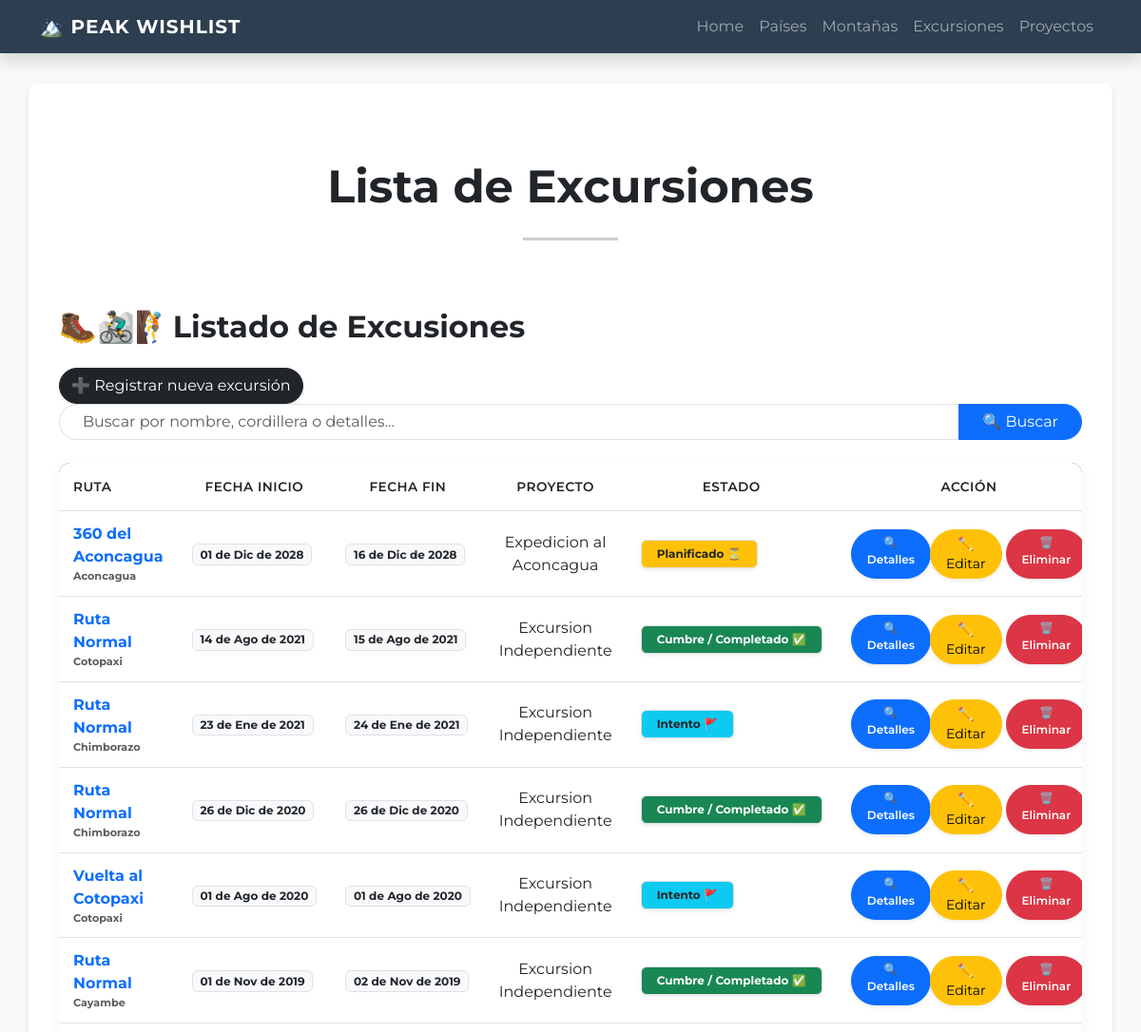
The page /excursiones/ (upper part) on the database as committed earlier.
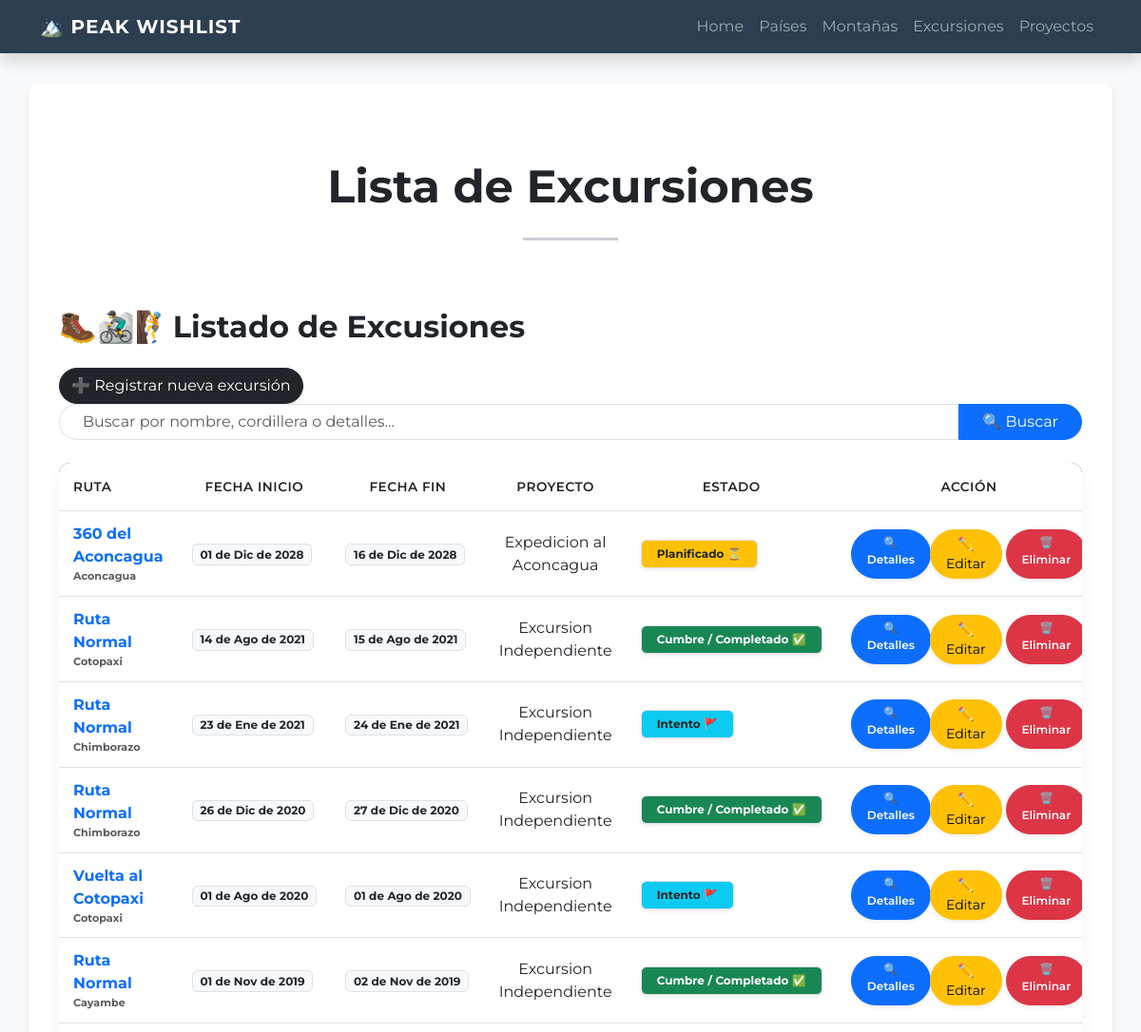
The same page on the database as committed later.
### peak_wishlist/models.py (models this page shows, shortened)
class Excursion(models.Model):
    class Modalidad(models.TextChoices):
        GUIADO = 'Guiado'
        AUTOGUIADO = 'Autoguiado'
    class Estado(models.TextChoices):
        PLANIFICADO = 'Planificado'
        CUMBRE_COMPLETADO = 'Cumbre/Completado'
        INTENTO = 'Intento'
        CANCELADO = 'Cancelado'
    fecha_hora_inicio = models.DateTimeField(blank=False, null=False)
    fecha_hora_fin = models.DateTimeField(blank=False, null=False)
    equipo_utilizado = models.TextField(max_length=250, null=False, blank=False)
    companeros = models.TextField(max_length=250, null=False, blank=False)
    condiciones = models.TextField(max_length=250, null=False, blank=False)
    observaciones = models.TextField(max_length=250, null=False, blank=False)
    costo_total = MoneyField(max_digits=10, decimal_places=2, null=True, blank=True)
    modalidad = models.CharField(choices=Modalidad.choices, max_length=15, null=False, blank=True)
    estado = models.CharField(choices=Estado.choices, max_length=20, null=False, blank=True)
    ruta = models.ForeignKey(Ruta, on_delete=models.PROTECT, null=False, blank=False, related_name='salidas')
    proyecto = models.ForeignKey(Proyecto, on_delete=models.CASCADE, null=True, blank=True, related_name='actividades')
    class Meta:
        verbose_name="Excursion"
        verbose_name_plural="Excursiones"

class Ruta(models.Model):
    class DificultadEscalada(models.TextChoices):
        R_56_4C_TRAD = "5.6 - 4c - Trad", "5.6 - 4c - Trad"
        R_56_4C_SPORT = "5.6 - 4c - Sport", "5.6 - 4c - Sport"
        R_57_5A_TRAD = "5.7 - 5a - Trad", "5.7 - 5a - Trad"
        R_57_5A_SPORT = "5.7 - 5a - Sport", "5.7 - 5a - Sport"
        R_58_5B_TRAD = "5.8 - 5b - Trad", "5.8 - 5b - Trad"
        R_58_5B_SPORT = "5.8 - 5b - Sport", "5.8 - 5b - Sport"
        R_59_5C_TRAD = "5.9 - 5c - Trad", "5.9 - 5c - Trad"
        R_59_5C_SPORT = "5.9 - 5c - Sport", "5.9 - 5c - Sport"
        R_510A_6A_TRAD = "5.10a - 6a - Trad", "5.10a - 6a - Trad"
        R_510A_6A_SPORT = "5.10a - 6a - Sport", "5.10a - 6a - Sport"
        R_510B_6A1_TRAD = "5.10b - 6a+ - Trad", "5.10b - 6a+ - Trad"
        R_510B_6A1_SPORT = "5.10b - 6a+ - Sport", "5.10b - 6a+ - Sport"
        R_510C_6B_TRAD = "5.10c - 6b - Trad", "5.10c - 6b - Trad"
        R_510C_6B_SPORT = "5.10c - 6b - Sport", "5.10c - 6b - Sport"
        R_510D_6B1_TRAD = "5.10d - 6b+ - Trad", "5.10d - 6b+ - Trad"
        R_510D_6B1_SPORT = "5.10d - 6b+ - Sport", "5.10d - 6b+ - Sport"
        R_511A_6C_TRAD = "5.11a - 6c - Trad", "5.11a - 6c - Trad"
        R_511A_6C_SPORT = "5.11a - 6c - Sport", "5.11a - 6c - Sport"
        R_511B_6C1_TRAD = "5.11b - 6c+ - Trad", "5.11b - 6c+ - Trad"
        R_511B_6C1_SPORT = "5.11b - 6c+ - Sport", "5.11b - 6c+ - Sport"
        R_511C_7A_TRAD = "5.11c - 7a - Trad", "5.11c - 7a - Trad"
        R_511C_7A_SPORT = "5.11c - 7a - Sport", "5.11c - 7a - Sport"
        R_511D_7A1_TRAD = "5.11d - 7a+ - Trad", "5.11d - 7a+ - Trad"
        R_511D_7A1_SPORT = "5.11d - 7a+ - Sport", "5.11d - 7a+ - Sport"
        R_512A_7B_TRAD = "5.12a - 7b - Trad", "5.12a - 7b - Trad"
        R_512A_7B_SPORT = "5.12a - 7b - Sport", "5.12a - 7b - Sport"
        R_512B_7B1_TRAD = "5.12b - 7b+ - Trad", "5.12b - 7b+ - Trad"
        R_513A_8A_SPORT = "5.13a - 8a - Sport", "5.13a - 8a - Sport"
        R_514A_8C_SPORT = "5.14a - 8c - Sport", "5.14a - 8c - Sport"
        R_515A_9B_SPORT = "5.15a - 9b - Sport", "5.15a - 9b - Sport"
    class DificultadAltaMontana(models.TextChoices):
        F = "F, I/II, 30°", "F, I/II, 30°"
        PD_MINUS = "PD-, II, 35°", "PD-, II, 35°"
        PD = "PD, II+, 40°", "PD, II+, 40°"
        PD_PLUS = "PD+, III, 45°", "PD+, III, 45°"
        AD_MINUS = "AD-, III+, 45°", "AD-, III+, 45°"
        AD = "AD, IV, 50°", "AD, IV, 50°"
        AD_PLUS = "AD+, IV+, 55°", "AD+, IV+, 55°"
        D_MINUS = "D-, V-, 60°", "D-, V-, 60°"
        D = "D, V, 65°", "D, V, 65°"
        D_PLUS = "D+, V+, 70°", "D+, V+, 70°"
        TD_MINUS = "TD-, VI-, 75°", "TD-, VI-, 75°"
        TD = "TD, VI, 80°", "TD, VI, 80°"
        TD_PLUS = "TD+, VI+, 85°", "TD+, VI+, 85°"
        ED1 = "ED1, VII, 90°", "ED1, VII, 90°"
        ED2 = "ED2, VII+, 90°", "ED2, VII+, 90°"
        ED3 = "ED3, VIII, 90°+", "ED3, VIII, 90°+"
        ED4 = "ED4, VIII+, 90°/100°", "ED4, VIII+, 90°/100°"
    class DificultadSenderismo(models.TextChoices):
        T1 = "T1, Senderismo", "T1, Senderismo"
        T2 = "T2, Senderismo de montaña", "T2, Senderismo de montaña"
        T3 = "T3, Senderismo de montaña exigente", "T3, Senderismo de montaña exigente"
        T4 = "T4, Senderismo alpino", "T4, Senderismo alpino"
        T5 = "T5, Senderismo alpino exigente", "T5, Senderismo alpino exigente"
        T6 = "T6, Senderismo alpino difícil", "T6, Senderismo alpino difícil"
    class DificultadMTB(models.TextChoices):
        S0 = "S0, Muy fácil", "S0, Muy fácil"
        S1 = "S1, Fácil", "S1, Fácil"
        S2 = "S2, Moderada", "S2, Moderada"
        S3 = "S3, Difícil", "S3, Difícil"
        S4 = "S4, Muy difícil", "S4, Muy difícil"
        S5 = "S5, Extrema", "S5, Extrema"
    class TipoActividad(models.TextChoices):
        ALTA_MONTANA = 'Alta Montaña'
        ESCALADA_EN_ROCA = 'Escalada'
        TREKKING = 'Trekking'
        MTB = 'Bicicleta de Montaña'
    class TipoTrayecto(models.TextChoices):
        IDA_Y_VUELTA = 'Ida y vuelta'
        Circuito = 'Circuito'
        Travesia = 'Travesia'
        Circunvalacion = 'Circunvalacion'
    class ExigenciaFisica(models.TextChoices):
        UN_DIA_E = 'Treking/escalada de un Dia'
        DOS_DIAS = 'Trekking/escalada de Fin de Semana'
        VARIOS_DIAS = 'Varios Dias en Montaña'
        GRAN_RECORRIDO = 'Gran Recorrido'
        RECORRIDO_LOCAL = 'Recorrido Local'
    class UnidadTiempo(models.TextChoices):
        DIAS = 'Dias'
        HORAS = 'Horas'
    nombre = models.CharField(max_length= 50, null=False, blank=False, default="Ruta Normal")
    actividad = models.CharField(max_length=30, choices=TipoActividad.choices, null=False, blank=False)
    tipo_trayecto = models.CharField(max_length=20, choices=TipoTrayecto.choices, null=False, blank=False)
    exigencia = models.CharField(max_length=50, choices=ExigenciaFisica.choices, null=False, blank=False)
    distancia = models.DecimalField(max_digits=7, decimal_places=2, null=False, blank=False)
    desnivel_positivo = models.DecimalField(max_digits=7, decimal_places=2, null=False, blank=False)
    informacion_general = models.TextField(max_length=250, null=True, blank=True)
    gps_trakking = models.URLField(max_length=100, null=False, blank=False)
    montana = models.ForeignKey(Montana, null=False, blank= False, on_delete=models.CASCADE, verbose_name="montaña")
    equipo_sugerido = models.TextField(max_length=250, null=False, blank=False)
    tiempo_estimado = models.IntegerField(null=False, blank= False)
    unidad_tiempo_estimado = models.CharField(choices=UnidadTiempo.choices, blank=False, null=False)
    dificultad_tecnica = models.CharField(max_length=50, null=False, blank=False)
    observaciones = models.TextField(max_length=200, null=True, blank=True)
    indicaciones_inicio_ruta = models.TextField(max_length=200, null=True, blank=True)

class Montana(models.Model):
    nombre = models.CharField(max_length= 50, null=False, blank=False)
    altitud = models.PositiveIntegerField(null=False, blank=False)
    cordillera = models.CharField(max_length=50, null=True, blank=True)
    pais = models.ManyToManyField(Pais, related_name="montanas")
    informacion_general = models.TextField(max_length=250, null=True, blank=True)
    requiere_permiso = models.BooleanField(default=False)
    parque = models.ForeignKey(Parque, null=True, blank=True, on_delete=models.PROTECT)
    class Meta:
        verbose_name="Montaña"
        verbose_name_plural="Montañas"

### peak_wishlist/views/excursion.py (the view)
# urls.py: path("excursiones/", excursion.ExcursionList.as_view(), name="excursiones"),
class ExcursionList(ListView):
    model = Excursion
    template_name = "peak_wishlist/excursiones.html"
    context_object_name = "excursiones"
    def get_queryset(self) -> QuerySet[Any]:
        ruta_id = self.kwargs.get("ruta_id")
        proyecto_id = self.kwargs.get("proyecto_id")
        montana_id = self.kwargs.get("montana_id")
        if ruta_id:
            self.filtro = get_object_or_404(Ruta, id=ruta_id)
            queryset = Excursion.objects.filter(ruta=self.filtro).order_by(
                "-fecha_hora_inicio"
            )
        elif montana_id:
            self.filtro = get_object_or_404(Montana, id=montana_id)
            queryset = Excursion.objects.filter(ruta__montana=self.filtro).order_by(
                "-fecha_hora_inicio"
            )
        elif proyecto_id:
            self.filtro = get_object_or_404(Proyecto, id=proyecto_id)
            queryset = Excursion.objects.filter(proyecto=self.filtro).order_by(
                "-fecha_hora_inicio"
            )
        else:
            self.filtro = None
            queryset = Excursion.objects.all().order_by("-fecha_hora_inicio")
        query = self.request.GET.get("q")
        if query:
            queryset = queryset.filter(
                Q(ruta__nombre__icontains=query) | Q(proyecto__nombre__icontains=query)
                | Q(ruta__montana__nombre__icontains=query)
            )
        return queryset
    def get_context_data(self, **kwargs: Any) -> dict[str, Any]:
        context = super().get_context_data(**kwargs)
        if isinstance(self.filtro, Ruta):
            context["extension_titulo"] = (
                f"para la ruta {self.filtro.nombre} en {self.filtro.montana.nombre}"
            )
        elif isinstance(self.filtro, Montana):
            context["extension_titulo"] = (
                f"en {self.filtro.nombre}"
            )
        elif isinstance(self.filtro, Proyecto):
            context["extension_titulo"] = f"en el proyecto {self.filtro.nombre}"
        else:
            context["extension_titulo"] = ""
        return context

### peak_wishlist/templates/peak_wishlist/excursiones.html (shortened to what the changed rows need)
{% extends 'peak_wishlist/base.html' %}
{% block contenido %}
<h2 class="mb-4 text-dark fw-bold">🥾🚵‍♂️🧗Listado de Excusiones {{ extension_titulo }}</h2>
<div class="table-container-custom table-responsive">
    <table class="table table-custom mb-0">
        <thead>
            <tr>
                <th>Ruta</th>
                <th class="text-center">Fecha Inicio</th>
                <th class="text-center">Fecha Fin</th>
                <th class="text-center">Proyecto</th>
                <th class="text-center">Estado</th>
                <th class="text-center">Acción</th>
            </tr>
        </thead>
        <tbody>
            {% for excursion in excursiones %}
            <tr>
                <td class="fw-bold text-primary">
                    <div class="fw-bold text-primary">{{ excursion.ruta.nombre }}</div>
                    <div class="text-muted small" style="font-size: 0.7rem;">{{ excursion.ruta.montana.nombre }}</div>
                </td>
               <td>
                    <span class="badge bg-light text-dark border">
                        {{ excursion.fecha_hora_inicio|date:"d \d\e M \d\e Y"}}
                    </span>
                </td>
                <td>
                    <span class="badge bg-light text-dark border">
                         {{ excursion.fecha_hora_fin|date:"d \d\e M \d\e Y"}}
                    </span>
                </td>
                <td class="text-center">
                    {% if excursion.proyecto %}
                        {{ excursion.proyecto.nombre}}
                    {% else %}
                        Excursion Independiente
                    {% endif %}
                </td>
                <td>
                    <span class="badge border shadow-sm px-3 py-2
                    {% if excursion.estado == 'Cumbre/Completado' %}
                         bg-success
                    {% elif excursion.estado == 'Intento' %}
                         bg-info text-dark
                    {% elif excursion.estado == 'Planificado' %}
                         bg-warning text-dark
                    {% else %}
                         bg-danger
                    {% endif %}">
                    {% if excursion.estado == 'Cumbre/Completado' %}
                         Cumbre / Completado ✅
                    {% elif excursion.estado == 'Intento' %}
                         Intento 🚩
                    {% elif excursion.estado == 'Planificado' %}
                         Planificado ⏳
                    {% else %}
                         Cancelado ❌
                    {% endif %}
                    </span>
                </td>
                <td class="text-center">
                    <div class="btn-group" role="group">
                        <a href="{% url 'peak_wishlist:excursion_detail' excursion.pk %}"
                           class="btn btn-sm btn-primary rounded-pill shadow-sm px-3"
                           style="font-size: 0.75rem; font-weight: 600;">
                            🔍 Detalles
                        </a>
                        <a href="{% url 'peak_wishlist:excursion_update' excursion.pk %}?"
                        class="btn btn-sm btn-warning rounded-pill shadow-sm px-3">
                            ✏️ Editar
                        </a>
                        <a href="{% url 'peak_wishlist:excursion_delete' excursion.pk %}"
                           class="btn btn-sm btn-danger rounded-pill shadow-sm px-3 ms-1"
                           style="font-size: 0.75rem; font-weight: 600;">
                            🗑️ Eliminar
                        </a>
                    </div>
                </td>
            </tr>
            {% empty %}
            <tr>
                <td colspan="6" class="text-center py-4 text-muted">
                    No hay Excursiones registradas todavía.
                </td>
            </tr>
            {% endfor %}
        </tbody>
    </table>
</div>
{% endblock contenido %}

Rows that differ between the two databases and show on the page:
changed Excursion: fecha_hora_fin "26 de Dic de 2020" → "27 de Dic de 2020"
